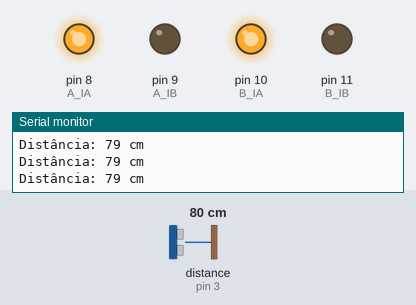
A sketch run on a simulated Arduino Uno, built with avr-gcc and run on an emulated ATmega328P. Shown: output pins drawn as LEDs (lit = HIGH), the last lines printed to the serial monitor. Wiring (inferred from the names in the program): ultrasonic range finder: trigger pin 2; echo pin 3. The inputs (shaded band) are chosen by the test bench; at power-on: distance to the obstacle (sensor on pin 3) 80 cm. The echo pulse lasts 58.3 µs per cm; pins used as bus, display or sensor lines are not drawn.

Above: at 1.3 s.
1.4 s: distance to the obstacle (sensor on pin 3) set to 12 cm
2.9 s: distance to the obstacle (sensor on pin 3) set to 9 cm
At 4.0 s:
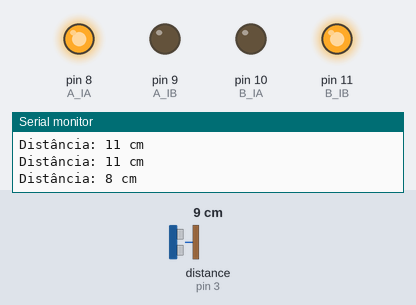
4.5 s: distance to the obstacle (sensor on pin 3) set to 18 cm
At 5.6 s:
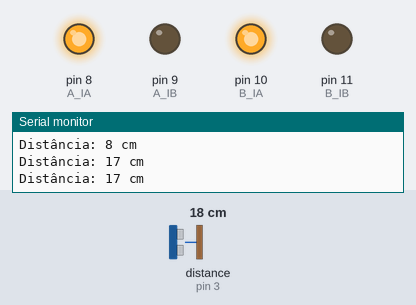
6.5 s: distance to the obstacle (sensor on pin 3) set to 2 cm
At 6.9 s:
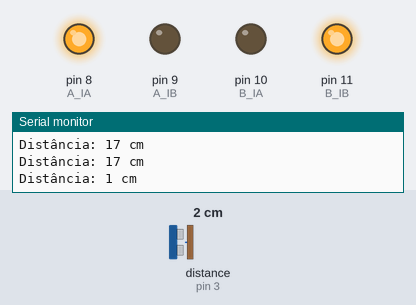
Timing chart, 0 to 9.0 s (numbered marks = the images above; inputs shaded):
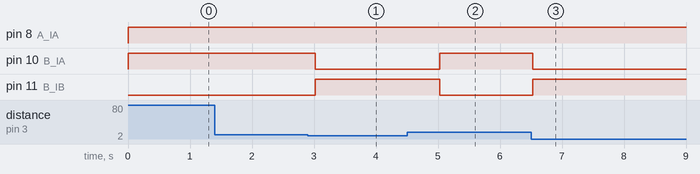

Measured:
- the behaviour switches between 11 and 10 cm on distance to the obstacle (sensor on pin 3) (found by bisection; images 0 and 1)
- after the input at 2.9 s, pin 10 (B_IA): HIGH → LOW after 0.12 s; pin 11 (B_IB): LOW → HIGH after 0.12 s
- after the input at 4.5 s, pin 10 (B_IA): LOW → HIGH after 0.53 s; pin 11 (B_IB): HIGH → LOW after 0.53 s
- after the input at 6.5 s, pin 10 (B_IA): HIGH → LOW at once; pin 11 (B_IB): LOW → HIGH at once

The sketch:

AutonomousCar.ino
```cpp
// definindo os pinos do sensor ultrassônico
const int trigPin = 2;
const int echoPin = 3;

// definindo os pinos da ponte H L9110
const int A_IA = 8;
const int A_IB = 9;
const int B_IA = 10;
const int B_IB = 11;

// distância mínima para detectar obstáculo (está em cm)
const int distanciaMinima = 10;

void setup() {
  // configura os pinos como saídas
  pinMode(A_IA, OUTPUT);
  pinMode(A_IB, OUTPUT);
  pinMode(B_IA, OUTPUT);
  pinMode(B_IB, OUTPUT);


  // iniciando a comunicação serial
  Serial.begin(9600);

  // configura os pinos do sensor
  pinMode(trigPin, OUTPUT);
  pinMode(echoPin, INPUT);
}

void loop() {
  // mede a distância com o sensor ultrassônico
  digitalWrite(trigPin, LOW);
  delayMicroseconds(2);
  digitalWrite(trigPin, HIGH);
  delayMicroseconds(10);
  digitalWrite(trigPin, LOW);

  long duration = pulseIn(echoPin, HIGH);

  // calcula a distância em centímetros
  int distance = duration * 0.0343 / 2;

  // exibe a distância no Monitor Serial
  Serial.print("Distância: ");
  Serial.print(distance);
  Serial.println(" cm");

  // verifica a distância e controla os motores
  if (distance >= distanciaMinima) {
    // se não houver obstáculo, anda em linha reta
    direcaoFrente();
  } else {
    // se houver obstáculo, vira
    direcaoVira();
    delay(500); // tempo para virar
  }

  // aguarda 500 ms antes de medir novamente
  delay(500);
}

// função para andar em linha reta
void direcaoFrente() {
  // Faz os motores andarem para frente
  // motor A para frente
  digitalWrite(A_IA, HIGH);
  digitalWrite(A_IB, LOW);

  // motor B para frente
  digitalWrite(B_IA, HIGH);
  digitalWrite(B_IB, LOW);
}

// Função para virar
void direcaoVira() {
  // girar Motor A no sentido horário
  digitalWrite(A_IA, HIGH);
  digitalWrite(A_IB, LOW);

  // girar Motor B no sentido anti-horário
  digitalWrite(B_IA, LOW);
  digitalWrite(B_IB, HIGH);
}

// função para parar os motores (caso queira usar a função para parar os motores, ela jã esta pronta)
void pararMotores() {
  digitalWrite(A_IA, LOW);
  digitalWrite(A_IB, LOW);
  digitalWrite(B_IA, LOW);
  digitalWrite(B_IB, LOW);
}
```
